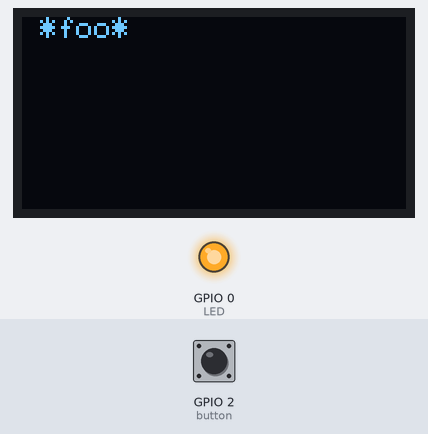
Recording of a sketch running on a simulated ESP8266 (NodeMCU). On the bench: 128×64 one-colour display, output pins drawn as LEDs (lit = HIGH). Inputs (shaded band) come from the test bench; at power-on: GPIO 2 (button) LOW. WiFi joins after 1.5 s; servers stay silent unless stated; uploads are accepted with an empty reply; what the sketch prints to the serial monitor is not drawn.

Above: at 3.6 s.
4.8 s: GPIO 2 (button) pulled HIGH for 3.2 s
At 10.1 s:
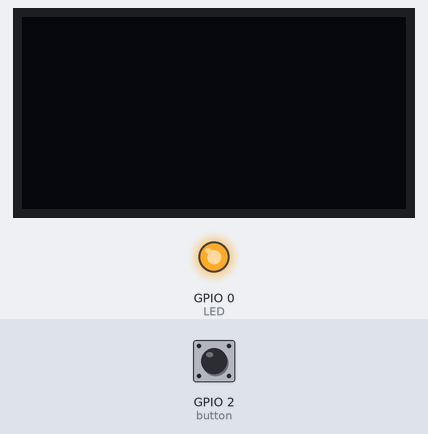
10.5 s: GPIO 2 (button) pulled HIGH for 1 s
Timing chart, 0 to 13.5 s (numbered marks = the images above; inputs shaded):
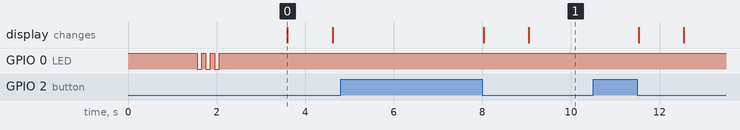

Measured:
- what the display in image 0 shows lasts 1.0 s, from 3.6 s to 4.6 s

The sketch:

oled.ino
```cpp
#define DEBUG true

// -------------- prepare LED

#define LED 0


// -------------- prepare wi-fi

#include <ESP8266WiFi.h>

#define WIFI_SSID "tofu"
#define WIFI_PSK  "82wv-bmtb-1h8j-udwd"

WiFiClient client;

// -------------- prepare display

#include <SPI.h>
#include <Wire.h>
#include <Adafruit_GFX.h>
#include <Adafruit_SSD1306.h>

#define OLED_RESET 3
Adafruit_SSD1306 display(OLED_RESET);

// -------------- prepare button

#include <Button.h>
Button button = Button(2, PULLUP);

#include <ArduinoJson.h>

void setup() {

  if (DEBUG == true) {
    Serial.begin(9600);
  }

  pinMode(LED, OUTPUT);
  digitalWrite(LED, HIGH);


  display.begin(SSD1306_SWITCHCAPVCC, 0x3C);
  display.clearDisplay();

  /*

  display.setTextColor(WHITE);
  display.setCursor(6, 0);
  display.setTextSize(2);
  display.println("*HUZZAHH*");
  */
  display.display();
  display.setTextSize(1);

  startNetwork();

}

void loop() {

  if (button.uniquePress() == true) {
    display.clearDisplay();
    display.setCursor(6, 0);
    display.println("*foo*");
    display.display();

    delay(1000);
    display.clearDisplay();
    display.display();
    sendRequest();
  }
}


void writeToDisplay(String s, int x, int y) {
  display.setCursor(x, y);
  display.setTextSize(1);
  display.println(s);
  display.display();
}

void startNetwork() {

  // We start by connecting to a WiFi network

  if (DEBUG == true) {
    Serial.println();
    Serial.print("Connecting to ");
    Serial.println(WIFI_SSID);
  }

  WiFi.begin(WIFI_SSID, WIFI_PSK);

  while (WiFi.status() != WL_CONNECTED) {
    delay(100);
    Serial.print(".");
  }

  for (int i = 0; i < 3; i++) {
    digitalWrite(LED, LOW); delay(100);
    digitalWrite(LED, HIGH); delay(100);
  }
  digitalWrite(LED, HIGH);

  if (DEBUG == true) {
    Serial.println("");
    Serial.println("WiFi connected");
    Serial.println("IP address: ");
    Serial.println(WiFi.localIP());
  }

  sendRequest();
}

void sendRequest() {

  if (DEBUG == true) {
    Serial.println("sendRequest");
  }

  const String uri = "/airport/status/sfo?format=json";
  const char http_site[] = "services.faa.gov";
  const int http_port = 80;

  if (!client.connect(http_site, http_port)) {
    if (DEBUG == true) {
      Serial.println("connection failed");
    }
    return;

  }

  Serial.println("connection successful");

  ////String site = "services.faa.gov";
  //String path = "/airport/status/sfo?format=json";

  String site = "services.faa.gov";
  String path = "/airport/status/sfo?format=json";

  String cmd = "";
  cmd += "GET " + path + " HTTP/1.1\r\n";
  cmd += "Host: " + site + "\r\n";
  cmd += "Connection: close\r\n\r\n";

  Serial.print("cmd: "); Serial.println("-------------------");
  Serial.println(cmd);
  Serial.println("-------------------");

  client.print(cmd);

  // Make an HTTP GET request
  /*
  client.println("GET " + uri + " HTTP/1.1");
  client.print("Host: ");
  client.println(http_site);
  client.print("Connection: keep-alive\r\n\r\n");
*/

  //StaticJsonBuffer<200> jsonBuffer;

  while (client.available()) {
    String data = client.readStringUntil('\r');

    Serial.print(data);
    //delay(100);
    /*
    JsonObject& root = jsonBuffer.parseObject(data);
    // Test if parsing succeeds.
    if (!root.success()) {
      Serial.println("parseObject() failed");

    } else {
        Serial.println("parseObject() succeeded");
    }
    */
  }

}
```
